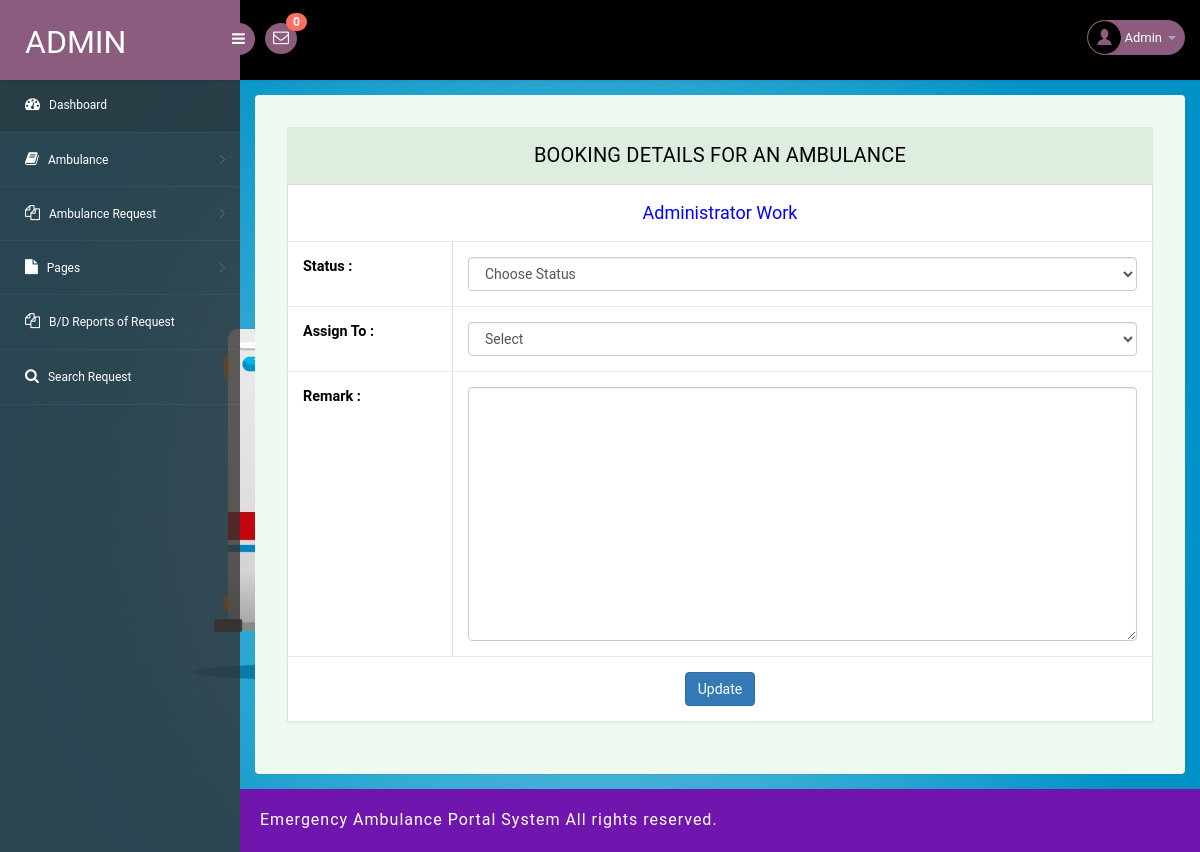
The page /eahp/admin/booking-details.php (signed in) on the database as committed earlier.
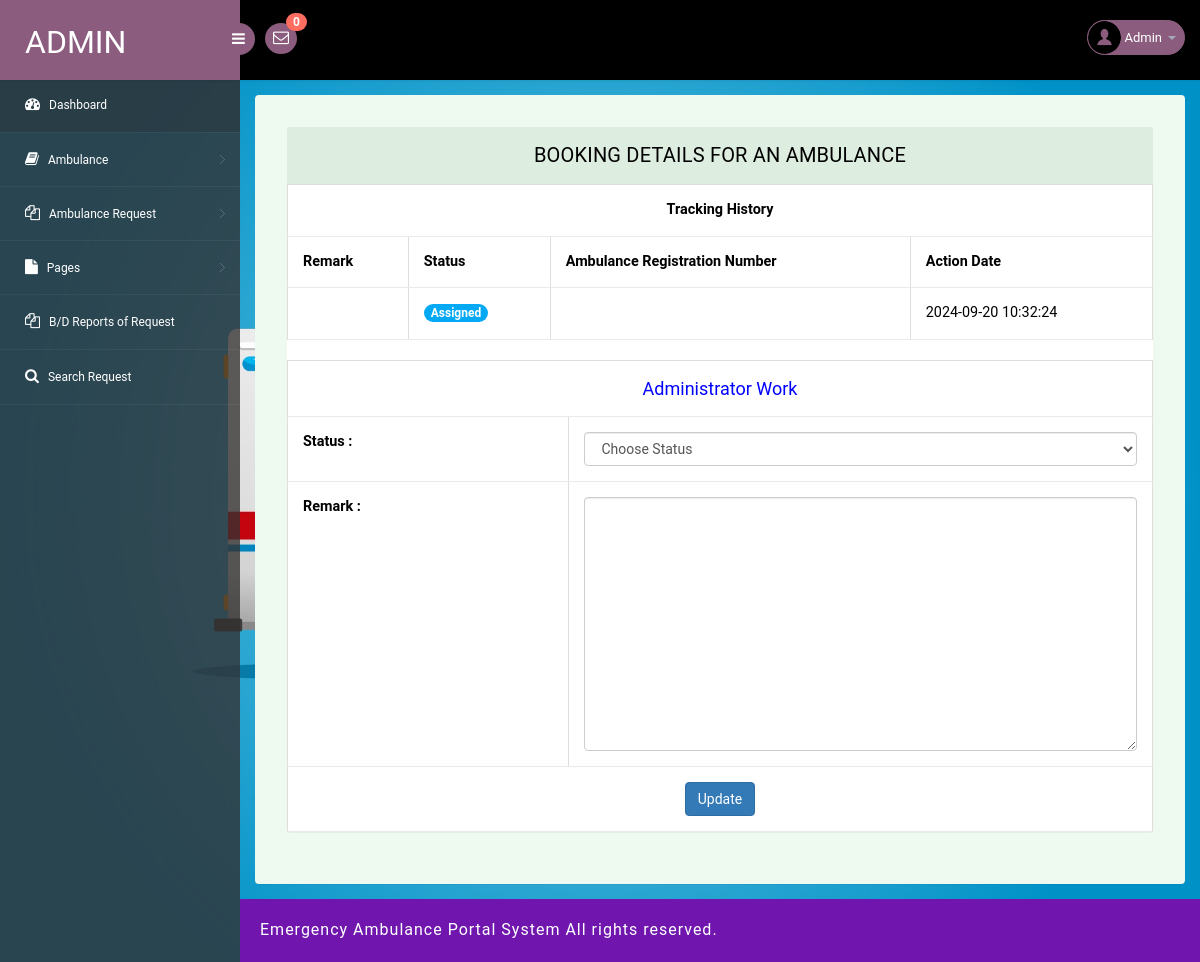
The same page on the database as committed later.
### tables this page shows
CREATE TABLE `tbltrackinghistory` (
  `ID` int(10) NOT NULL,
  `BookingNumber` int(10) DEFAULT NULL,
  `AmbulanceRegNum` varchar(250) DEFAULT NULL,
  `Remark` varchar(250) DEFAULT NULL,
  `Status` varchar(250) DEFAULT NULL,
  `UpdationDate` timestamp NULL DEFAULT current_timestamp()
);

### eahp/admin/booking-details.php (the view, shortened to what this page needs)
<?php
if (!isset($_SESSION['eahpaid']) && !isset($_SESSION['driverid'])) {
    header('location:logout.php');
    exit();
} else {
?>
<!DOCTYPE html>
<head>
<link rel="stylesheet" href="css/bootstrap.min.css">
<link href="css/style.css" rel='stylesheet' type='text/css' />
<link href="css/style-responsive.css" rel="stylesheet"/>
<link rel="stylesheet" href="css/font.css" type="text/css"/>
<link href="css/font-awesome.css" rel="stylesheet">
</head>
<body>
<section id="container">
    <?php include_once('includes/header.php');?>
    <?php include_once('includes/sidebar.php');?>
    <section id="main-content">
        <section class="wrapper">
            <div class="table-agile-info">
                <div class="panel panel-default">
                    <div class="panel-heading">
                        Booking Details for an Ambulance
                    </div>
                    <div>
<?php
$bookingnum = $_GET['bookingnum'];
$query1 = mysqli_query($con, "SELECT Remark, Status, UpdationDate, BookingNumber, AmbulanceRegNum FROM tbltrackinghistory WHERE BookingNumber='$bookingnum'");
$count = mysqli_num_rows($query1);
if ($count > 0) {
?>
    <div class="col-12">
        <table class="table table-bordered" border="1" width="100%">
            <tr>
                <th colspan="6" style="text-align:center;">Tracking History</th>
            </tr>
            <tr>
                <th>Remark</th>
                <th>Status</th>
                <th>Ambulance Registration Number</th>
                <th>Action Date</th>
            </tr>
            <?php
            while ($row1 = mysqli_fetch_array($query1)) { ?>
                <tr>
                    <td><?php echo htmlentities($row1['Remark']);?></td>
                    <td><?php
                        $pstatus = $row1['Status'];
                        if ($pstatus == "") { ?>
                            <span class="badge badge-info">New</span>
                        <?php } elseif ($pstatus == "Assigned") { ?>
                            <span class="badge badge-primary">Assigned</span>
                        <?php } elseif ($pstatus == "On the way") { ?>
                            <span class="badge badge-primary">On the Way</span>
                        <?php } elseif ($pstatus == "Pickup") { ?>
                            <span class="badge badge-success">Patient Picked</span>
                        <?php } elseif ($pstatus == "Reached") { ?>
                            <span class="badge badge-success">Reached</span>
                        <?php } elseif ($pstatus == "Rejected") { ?>
                            <span class="badge badge-danger">Rejected</span>
                        <?php } ?>
                    </td>
                    <td><?php echo htmlentities($row1['AmbulanceRegNum']);?></td>
                    <td><?php echo htmlentities($row1['UpdationDate']);?></td>
                </tr>
            <?php } ?>
        </table>
    </div>
<?php } ?>
<?php
$statusOptions = [];
if ($pstatus == "") {
    $statusOptions = [
        'Assigned' => 'Assigned',
        'Rejected' => 'Rejected'
    ];
} elseif ($pstatus == "Assigned") {
    $statusOptions = ['On the way' => 'On the way'];
} elseif ($pstatus == "On the way") {
    $statusOptions = ['Pickup' => 'Pick Patient'];
} elseif ($pstatus == "Pickup") {
    $statusOptions = ['Reached' => 'Reached'];
}
if (count($statusOptions) > 0) { ?>
    <table border="1" class="table table-bordered mg-b-0">
        <tr>
            <td colspan="6" style="font-size:18px;text-align: center;color: blue;">
                <?php if (isset($_SESSION['eahpaid'])): ?>
                    Administrator Work
                <?php else: ?>
                    Driver Actions
                <?php endif; ?>
            </td>
        </tr>
        <form method="post" name="submit">
            <tr>
                <th>Status :</th>
                <td>
                    <select class="form-control" id="status" name="status" required>
                        <option value="">Choose Status</option>
                    </select>
                </td>
            </tr>
            <?php if (isset($_SESSION['eahpaid']) && $pstatus == "") { ?>
                <tr id="assign">
                    <th>Assign To :</th>
                    <td>
                        <select name="ambulanceregnum" id="ambulanceregnum" class="form-control">
                            <option value="">Select</option>
                        </select>
                    </td>
                </tr>
            <?php } ?>
            <tr>
                <th>Remark :</th>
                <td>
                    <textarea name="remark" placeholder="Remark" rows="12" cols="14" class="form-control" required></textarea>
                </td>
            </tr>
            <tr align="center">
                <td colspan="2">
                    <button type="submit" name="submit" class="btn btn-primary">Update</button>
                </td>
            </tr>
        </form>
    </table>
<?php } ?>
</div>
</div>
</div>
</section>
<?php include_once('includes/footer.php');?>
</section>
</section>
</body>
</html>
<?php } ?>

Rows that differ between the two databases and show on the page:
added tbltrackinghistory: Status "Assigned", UpdationDate "2024-09-20 10:32:24"
Other text that changed with them:
form field ambulanceregnum: "Select" → (not shown)
text no longer shown: "Assign To :"
text now shown: "Tracking History Remark Status Ambulance Registration Number Action Date"
